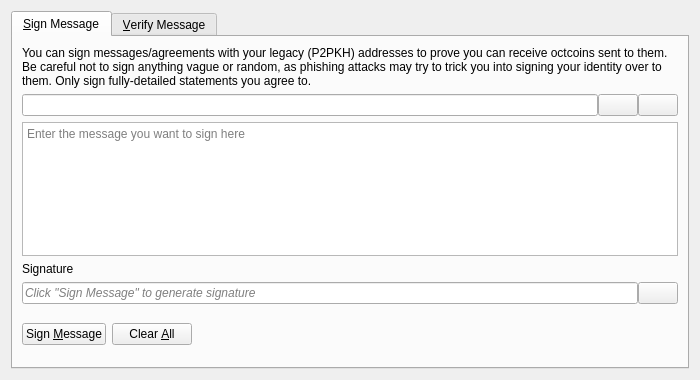
<?xml version="1.0" encoding="UTF-8"?>
<ui version="4.0">
 <class>SignVerifyMessageDialog</class>
 <widget class="QDialog" name="SignVerifyMessageDialog">
  <property name="geometry">
   <rect>
    <x>0</x>
    <y>0</y>
    <width>700</width>
    <height>380</height>
   </rect>
  </property>
  <property name="windowTitle">
   <string>Signatures - Sign / Verify a Message</string>
  </property>
  <property name="modal">
   <bool>true</bool>
  </property>
  <layout class="QVBoxLayout" name="verticalLayout">
   <item>
    <widget class="QTabWidget" name="tabWidget">
     <property name="currentIndex">
      <number>0</number>
     </property>
     <widget class="QWidget" name="tabSignMessage">
      <attribute name="title">
       <string>&amp;Sign Message</string>
      </attribute>
      <layout class="QVBoxLayout" name="verticalLayout_SM">
       <item>
        <widget class="QLabel" name="infoLabel_SM">
         <property name="text">
          <string>You can sign messages/agreements with your legacy (P2PKH) addresses to prove you can receive octcoins sent to them. Be careful not to sign anything vague or random, as phishing attacks may try to trick you into signing your identity over to them. Only sign fully-detailed statements you agree to.</string>
         </property>
         <property name="textFormat">
          <enum>Qt::PlainText</enum>
         </property>
         <property name="wordWrap">
          <bool>true</bool>
         </property>
        </widget>
       </item>
       <item>
        <layout class="QHBoxLayout" name="horizontalLayout_1_SM">
         <property name="spacing">
          <number>0</number>
         </property>
         <item>
          <widget class="QValidatedLineEdit" name="addressIn_SM">
           <property name="toolTip">
            <string>The Octcoin address to sign the message with</string>
           </property>
          </widget>
         </item>
         <item>
          <widget class="QPushButton" name="addressBookButton_SM">
           <property name="toolTip">
            <string>Choose previously used address</string>
           </property>
           <property name="text">
            <string/>
           </property>
           <property name="icon">
            <iconset resource="../octcoin.qrc">
             <normaloff>:/icons/address-book</normaloff>:/icons/address-book</iconset>
           </property>
           <property name="shortcut">
            <string>Alt+A</string>
           </property>
           <property name="autoDefault">
            <bool>false</bool>
           </property>
          </widget>
         </item>
         <item>
          <widget class="QPushButton" name="pasteButton_SM">
           <property name="toolTip">
            <string>Paste address from clipboard</string>
           </property>
           <property name="text">
            <string/>
           </property>
           <property name="icon">
            <iconset resource="../octcoin.qrc">
             <normaloff>:/icons/editpaste</normaloff>:/icons/editpaste</iconset>
           </property>
           <property name="shortcut">
            <string>Alt+P</string>
           </property>
           <property name="autoDefault">
            <bool>false</bool>
           </property>
          </widget>
         </item>
        </layout>
       </item>
       <item>
        <widget class="QPlainTextEdit" name="messageIn_SM">
         <property name="toolTip">
          <string>Enter the message you want to sign here</string>
         </property>
         <property name="placeholderText">
          <string>Enter the message you want to sign here</string>
         </property>
        </widget>
       </item>
       <item>
        <widget class="QLabel" name="signatureLabel_SM">
         <property name="text">
          <string>Signature</string>
         </property>
         <property name="textFormat">
          <enum>Qt::PlainText</enum>
         </property>
        </widget>
       </item>
       <item>
        <layout class="QHBoxLayout" name="horizontalLayout_2_SM">
         <property name="spacing">
          <number>0</number>
         </property>
         <item>
          <widget class="QLineEdit" name="signatureOut_SM">
           <property name="placeholderText">
            <string>Click "Sign Message" to generate signature</string>
           </property>
           <property name="font">
            <font>
             <italic>true</italic>
            </font>
           </property>
           <property name="readOnly">
            <bool>true</bool>
           </property>
          </widget>
         </item>
         <item>
          <widget class="QPushButton" name="copySignatureButton_SM">
           <property name="toolTip">
            <string>Copy the current signature to the clipboard</string>
           </property>
           <property name="text">
            <string/>
           </property>
           <property name="icon">
            <iconset resource="../octcoin.qrc">
             <normaloff>:/icons/editcopy</normaloff>:/icons/editcopy</iconset>
           </property>
           <property name="autoDefault">
            <bool>false</bool>
           </property>
          </widget>
         </item>
        </layout>
       </item>
       <item>
        <layout class="QHBoxLayout" name="horizontalLayout_3_SM">
         <item>
          <widget class="QPushButton" name="signMessageButton_SM">
           <property name="toolTip">
            <string>Sign the message to prove you own this Octcoin address</string>
           </property>
           <property name="text">
            <string>Sign &amp;Message</string>
           </property>
           <property name="icon">
            <iconset resource="../octcoin.qrc">
             <normaloff>:/icons/edit</normaloff>:/icons/edit</iconset>
           </property>
           <property name="autoDefault">
            <bool>false</bool>
           </property>
          </widget>
         </item>
         <item>
          <widget class="QPushButton" name="clearButton_SM">
           <property name="toolTip">
            <string>Reset all sign message fields</string>
           </property>
           <property name="text">
            <string>Clear &amp;All</string>
           </property>
           <property name="icon">
            <iconset resource="../octcoin.qrc">
             <normaloff>:/icons/remove</normaloff>:/icons/remove</iconset>
           </property>
           <property name="autoDefault">
            <bool>false</bool>
           </property>
          </widget>
         </item>
         <item>
          <spacer name="horizontalSpacer_1_SM">
           <property name="orientation">
            <enum>Qt::Horizontal</enum>
           </property>
           <property name="sizeHint" stdset="0">
            <size>
             <width>40</width>
             <height>48</height>
            </size>
           </property>
          </spacer>
         </item>
         <item>
          <widget class="QLabel" name="statusLabel_SM">
           <property name="font">
            <font>
             <weight>75</weight>
             <bold>true</bold>
            </font>
           </property>
           <property name="text">
            <string/>
           </property>
           <property name="wordWrap">
            <bool>true</bool>
           </property>
          </widget>
         </item>
         <item>
          <spacer name="horizontalSpacer_2_SM">
           <property name="orientation">
            <enum>Qt::Horizontal</enum>
           </property>
           <property name="sizeHint" stdset="0">
            <size>
             <width>40</width>
             <height>48</height>
            </size>
           </property>
          </spacer>
         </item>
        </layout>
       </item>
      </layout>
     </widget>
     <widget class="QWidget" name="tabVerifyMessage">
      <attribute name="title">
       <string>&amp;Verify Message</string>
      </attribute>
      <layout class="QVBoxLayout" name="verticalLayout_VM">
       <item>
        <widget class="QLabel" name="infoLabel_VM">
         <property name="text">
          <string>Enter the receiver's address, message (ensure you copy line breaks, spaces, tabs, etc. exactly) and signature below to verify the message. Be careful not to read more into the signature than what is in the signed message itself, to avoid being tricked by a man-in-the-middle attack. Note that this only proves the signing party receives with the address, it cannot prove sendership of any transaction!</string>
         </property>
         <property name="textFormat">
          <enum>Qt::PlainText</enum>
         </property>
         <property name="alignment">
          <set>Qt::AlignLeading|Qt::AlignLeft|Qt::AlignTop</set>
         </property>
         <property name="wordWrap">
          <bool>true</bool>
         </property>
        </widget>
       </item>
       <item>
        <layout class="QHBoxLayout" name="horizontalLayout_1_VM">
         <property name="spacing">
          <number>0</number>
         </property>
         <item>
          <widget class="QValidatedLineEdit" name="addressIn_VM">
           <property name="toolTip">
            <string>The Octcoin address the message was signed with</string>
           </property>
          </widget>
         </item>
         <item>
          <widget class="QPushButton" name="addressBookButton_VM">
           <property name="toolTip">
            <string>Choose previously used address</string>
           </property>
           <property name="text">
            <string/>
           </property>
           <property name="icon">
            <iconset resource="../octcoin.qrc">
             <normaloff>:/icons/address-book</normaloff>:/icons/address-book</iconset>
           </property>
           <property name="shortcut">
            <string>Alt+A</string>
           </property>
           <property name="autoDefault">
            <bool>false</bool>
           </property>
          </widget>
         </item>
        </layout>
       </item>
       <item>
        <widget class="QPlainTextEdit" name="messageIn_VM">
          <property name="toolTip">
            <string>The signed message to verify</string>
          </property>
          <property name="placeholderText">
            <string>The signed message to verify</string>
          </property>
        </widget>
       </item>
       <item>
        <widget class="QValidatedLineEdit" name="signatureIn_VM">
          <property name="toolTip">
            <string>The signature given when the message was signed</string>
          </property>
          <property name="placeholderText">
            <string>The signature given when the message was signed</string>
          </property>
        </widget>
       </item>
       <item>
        <layout class="QHBoxLayout" name="horizontalLayout_2_VM">
         <item>
          <widget class="QPushButton" name="verifyMessageButton_VM">
           <property name="toolTip">
            <string>Verify the message to ensure it was signed with the specified Octcoin address</string>
           </property>
           <property name="text">
            <string>Verify &amp;Message</string>
           </property>
           <property name="icon">
            <iconset resource="../octcoin.qrc">
             <normaloff>:/icons/transaction_0</normaloff>:/icons/transaction_0</iconset>
           </property>
           <property name="autoDefault">
            <bool>false</bool>
           </property>
          </widget>
         </item>
         <item>
          <widget class="QPushButton" name="clearButton_VM">
           <property name="toolTip">
            <string>Reset all verify message fields</string>
           </property>
           <property name="text">
            <string>Clear &amp;All</string>
           </property>
           <property name="icon">
            <iconset resource="../octcoin.qrc">
             <normaloff>:/icons/remove</normaloff>:/icons/remove</iconset>
           </property>
           <property name="autoDefault">
            <bool>false</bool>
           </property>
          </widget>
         </item>
         <item>
          <spacer name="horizontalSpacer_1_VM">
           <property name="orientation">
            <enum>Qt::Horizontal</enum>
           </property>
           <property name="sizeHint" stdset="0">
            <size>
             <width>40</width>
             <height>48</height>
            </size>
           </property>
          </spacer>
         </item>
         <item>
          <widget class="QLabel" name="statusLabel_VM">
           <property name="font">
            <font>
             <weight>75</weight>
             <bold>true</bold>
            </font>
           </property>
           <property name="text">
            <string/>
           </property>
           <property name="wordWrap">
            <bool>true</bool>
           </property>
          </widget>
         </item>
         <item>
          <spacer name="horizontalSpacer_2_VM">
           <property name="orientation">
            <enum>Qt::Horizontal</enum>
           </property>
           <property name="sizeHint" stdset="0">
            <size>
             <width>40</width>
             <height>48</height>
            </size>
           </property>
          </spacer>
         </item>
        </layout>
       </item>
      </layout>
     </widget>
    </widget>
   </item>
  </layout>
 </widget>
 <customwidgets>
  <customwidget>
   <class>QValidatedLineEdit</class>
   <extends>QLineEdit</extends>
   <header>qt/qvalidatedlineedit.h</header>
  </customwidget>
 </customwidgets>
 <resources>
  <include location="../octcoin.qrc"/>
 </resources>
 <connections/>
</ui>
